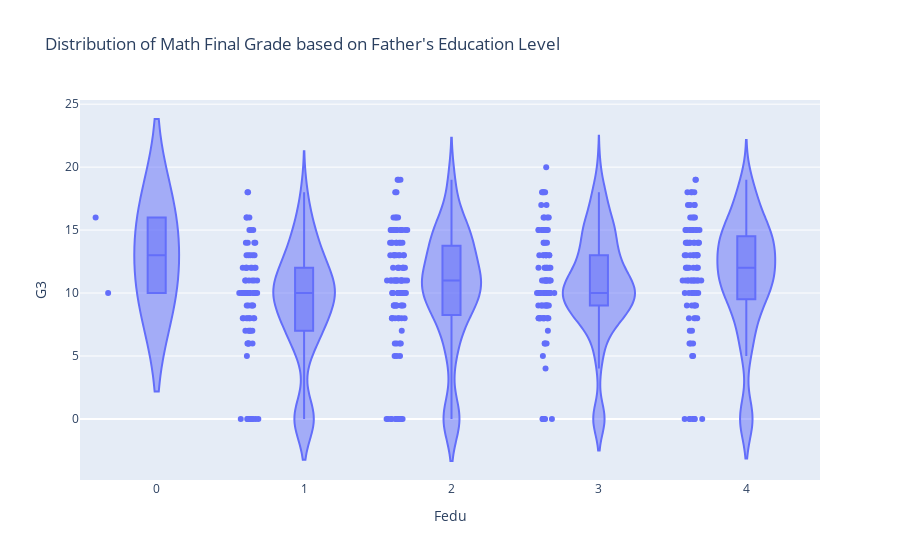

Notebook source saved alongside this figure:
### Markdown cell above
# Inference:
* The median Math grade tends to be higher for students whose fathers have a higher education level (e.g., 'higher education' compared to those with lower education levels.

### Code cell
# Violin Plot: Distribution of Math Final Grade based on Father's Education Level
fig = px.violin(df_math, x='Fedu', y='G3', box=True, points='all', labels={'x': "Father's Education Level", 'y': 'Math Final Grade'},
                title="Distribution of Math Final Grade based on Father's Education Level")
fig.show()

### Figure 1 — Plotly figure (JSON) as saved in the notebook; plotly's stock layout.template omitted (floating-point values rounded to 4 significant figures; data arrays with more than 128 entries replaced by an {"elided": "..."} marker saying what was removed)
{"data": [{"alignmentgroup": "True", "box": {"visible": true}, "hovertemplate": "Fedu=%{x}<br>G3=%{y}<extra></extra>", "legendgroup": "", "marker": {"color": "#636efa"}, "name": "", "offsetgroup": "", "orientation": "v", "points": "all", "scalegroup": "True", "showlegend": false, "type": "violin", "x": {"elided": "395 int values"}, "x0": " ", "xaxis": "x", "y": {"elided": "395 int values"}, "y0": " ", "yaxis": "y"}], "layout": {"legend": {"tracegroupgap": 0}, "title": {"text": "Distribution of Math Final Grade based on Father's Education Level"}, "violinmode": "group", "xaxis": {"anchor": "y", "domain": [0, 1], "title": {"text": "Fedu"}}, "yaxis": {"anchor": "x", "domain": [0, 1], "title": {"text": "G3"}}}}
